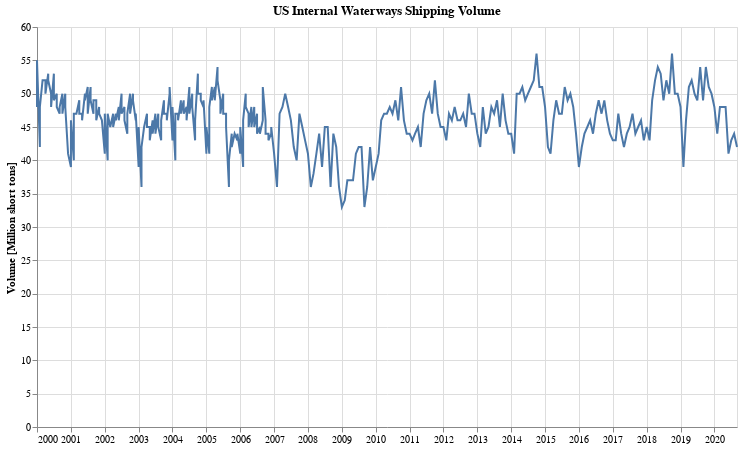

The cell this chart's notebook holds for it:
### Code cell
alt.Chart(df_wwf).mark_line().encode(
    alt.X('dt:T', axis=alt.Axis(title='')),
    alt.Y('megaShortTons:Q', axis=alt.Axis(title='Volume [Million short tons]'))
).properties(
    title='US Internal Waterways Shipping Volume',
    width=700,
    height=400
)

### Figure 1 — Vega-Lite specification as saved in the notebook (floating-point values rounded to 4 significant figures; data arrays with more than 128 entries replaced by an {"elided": "..."} marker saying what was removed)
{"config": {"view": {"continuousWidth": 400, "continuousHeight": 300}}, "data": {"name": "data-d5478e2caf204ca445787e6c57ce987a"}, "mark": "line", "encoding": {"x": {"type": "temporal", "axis": {"title": ""}, "field": "dt"}, "y": {"type": "quantitative", "axis": {"title": "Volume [Million short tons]"}, "field": "megaShortTons"}}, "height": 400, "title": "US Internal Waterways Shipping Volume", "width": 700, "$schema": "https://vega.github.io/schema/vega-lite/v4.8.1.json", "datasets": {"data-d5478e2caf204ca445787e6c57ce987a": {"elided": "333 records"}}}
